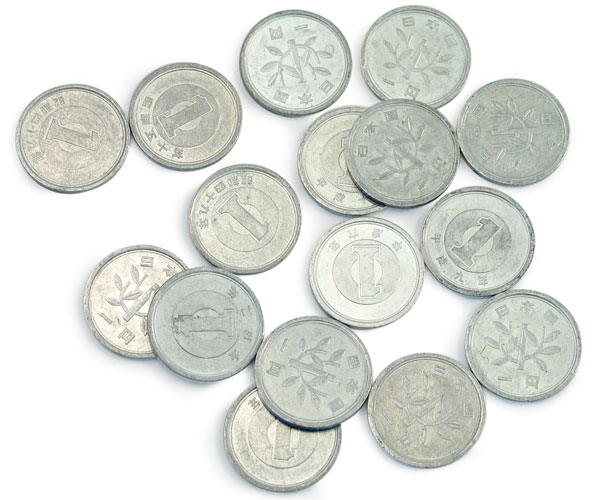
%> input picture LAB5.2/Scripts/coins.jpg, 595 x 500 px
$ octave segm_graph_cut_kmeans.m   (GNU Octave 9; MATLAB toolbox functions it lacks are replaced by stand-ins)
%> lines starting %> are read from the running program, lines starting %| are printed output that depends on the picture; in (x1, y1, x2, y2) boxes, pixels count from 0 and x2, y2 are one past the last pixel; in counts of white or black regions, pixels touching at a corner belong together; the program's own positions count from 1
[file,path] = uigetfile('*.*'); % obre l'explorador d'arxius
%> the answer given: coins.jpg
I = imread(fullfile(path,file));
%> I is the input picture: size 500x595x3 uint8; mean R, G, B 221.3, 223.8, 218.6
Irgb = rgb2gray(I);
Ir = imresize(Irgb,[100 120]); % ajust a una mida raonable
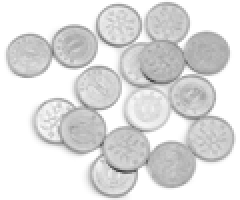
%> Ir: size 100x120 uint8 (shown 2 times larger); min 62, max 255, mean 222.4

[F C] = size(Ir);
%> F = 100; C = 120
WM = zeros(F*C,F*C); % creacio de la matriu de pesos (lligams entre pixels)
[~, centers] = kmeans(double(Ir(:)),2); % clustering per kmeans
%> centers = [192.5; 250.6]
m = min(centers(1),centers(2));
%> m = 192.5
M = max(centers(1),centers(2));
%> M = 250.6

Ib = Ir > (M-M*0.02); % els pixels que segurament son del background
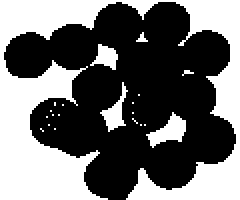
%> Ib: size 100x120 logical (shown 2 times larger); 42.3% white; 21 white regions (17 under 20 px), largest, box (x1, y1, x2, y2) and area: (0, 0, 120, 100) 4637, (73, 56, 93, 74) 170, (50, 41, 64, 66) 126, (45, 22, 59, 35) 101
If = Ir < (m+m*0.02); % els pixels que segurament son del foreground
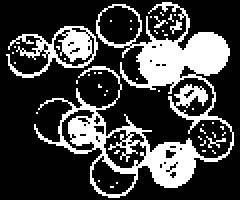
%> If: size 100x120 logical (shown 2 times larger); 26.3% white; 46 white regions (43 under 20 px), largest, box (x1, y1, x2, y2) and area: (17, 1, 117, 99) 2581, (3, 13, 49, 39) 447, (103, 68, 113, 74) 20


% definim (aribtrariament) el node (1,1) com a foreground
% i el node (F*C,F*C) com a background

WM(1,1:F*C) = If(:)'; % lligam entre el foreground (1,1) a tots els pixels
WM(1:F*C,1) = If(:);  % la matriu ha de ser simetrica

WM(F*C,1:F*C) = Ib(:)'; % lligam entre el background (1,1) a tots els pixels
WM(1:F*C,F*C) = Ib(:);

WM(1,F*C) = 0; % no hi ha d'haveri cap lligam entre el foreground i el background
WM(F*C,1) = 0;
WM(F*C,F*C) = 0;
WM(1,1) = 0;

% lligam entre un pixel i els seus dos veins
for c=2:C-1
 for f=2:F-1
     %diferencia de ndg amb el vei de sota
     v = abs(Ir(f,c) - Ir(f+1,c)); % quant menys diferencia mes lligam
     v = max(0,min(1, 1 - v/32));
     WM(f+(c-1)*F,f+1+(c-1)*F) = v;
     WM(f+1+(c-1)*F,f+(c-1)*F) = v; % la matriu ha de ser simetrica
     %diferencia de ndg amb el vei del costat
     v = abs(Ir(f,c) - Ir(f,c+1)); % quant menys diferencia mes lligam
     v = max(0,min(1, 1 - v/32));
     WM(f+(c-1)*F,f+c*F) = v;
     WM(f+c*F,f+(c-1)*F) = v;
     %diferencia de ndg amb la diagonal
     v = abs(Ir(f,c) - Ir(f+1,c+1)); % quant menys diferencia mes lligam
     v = max(0,min(1, 1 - v/32));
     WM(f+(c-1)*F,f+1+c*F) = v;
     WM(f+1+c*F,f+(c-1)*F) = v;
 end
end

%> (the run ends here)

$ run again, on LAB5.2/Scripts/tesla-cat.jpg
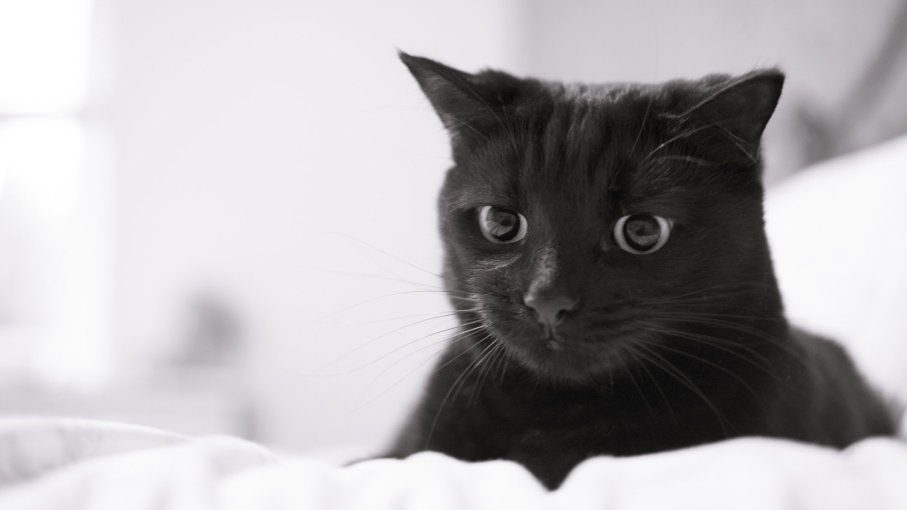
%> input picture LAB5.2/Scripts/tesla-cat.jpg, 907 x 510 px
%> I is the input picture: size 510x907x3 uint8; mean R, G, B 174.3, 172.8, 174.5
%> centers = [230; 43.77]
%> m = 43.77
%> M = 230
%> `Ib = Ir > (M-M*0.02);`:
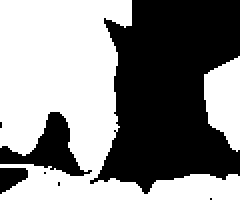
%> Ib: size 100x120 logical (shown 2 times larger); 52.5% white; 7 black regions (4 under 20 px), largest, box (x1, y1, x2, y2) and area: (45, 0, 120, 97) 4992, (0, 56, 46, 88) 571, (0, 84, 14, 97) 125
%> `If = Ir < (m+m*0.02);`:
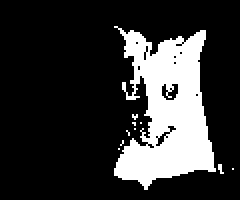
%> If: size 100x120 logical (shown 2 times larger); 20.5% white; 10 white regions (9 under 20 px), largest, box (x1, y1, x2, y2) and area: (57, 13, 108, 95) 2428
